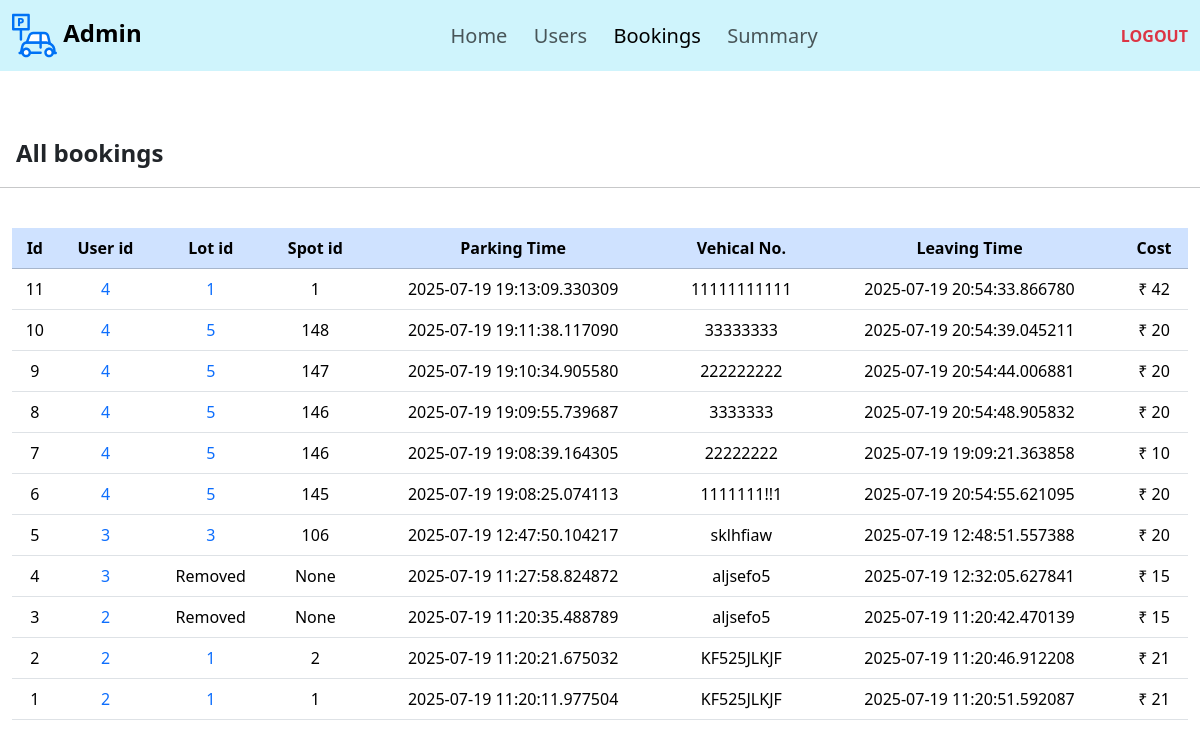
The app's page /bookings (signed in), older data.
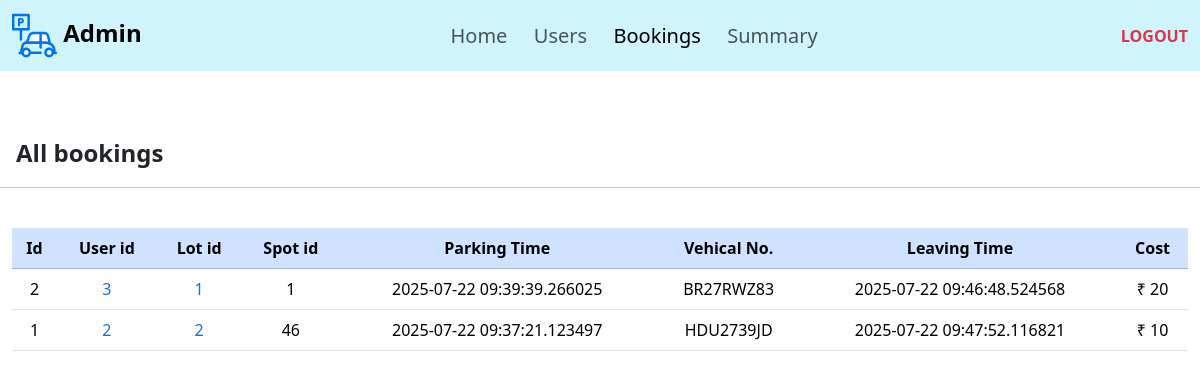
The same page, newer data.
### application/models.py (models this page shows)
class Booking(db.Model):
    id = db.Column(db.Integer(), primary_key=True, autoincrement=True)
    user_id = db.Column(db.Integer(), db.ForeignKey('user.id'), nullable=False)
    lot_id = db.Column(db.Integer(), db.ForeignKey('parking_lot.id'), nullable=True)
    spot_id = db.Column(db.Integer(), db.ForeignKey('parking_spot.id'), nullable=True)
    parking = db.Column(db.DateTime(), nullable=False)
    leaving = db.Column(db.DateTime(), nullable=True)
    vehicle_no = db.Column(db.String(), nullable=False)
    cost = db.Column(db.Integer(), nullable= True)
    price = db.Column(db.Integer(),nullable=False)

### application/controllers.py (the view)
@app.route('/bookings', methods=["GET","POST"])
def bookings():
    if 'user' not in session:
        return redirect(url_for('login'))
    u=User.query.get(session['user'])
    if u.is_admin==True:
        b=reversed(Booking.query.order_by(Booking.parking).all())
        return render_template('bookings.html', bookings=b)
    return redirect(url_for('user'))

### templates/bookings.html (shortened to what this page needs)
{% extends 'template.jinja' %}
{% block body %}
    <nav class="navbar navbar-expand-lg bg-info-subtle">
    <div class="container-fluid">
        <a class="navbar-brand fs-4" href="/"><img src="/static/parking.svg" width="45" height="45"
                alt="ParkHere"><strong>&nbsp;Admin</strong></a>
        <div class="collapse navbar-collapse " id="navbarText">
            <ul class="navbar-nav m-auto mb-2 mb-lg-0">
                <li class="nav-item">
                    <a class="nav-link fs-5" aria-current="page" href="/admin">Home&nbsp;&nbsp;</a>
                </li>
                <li class="nav-item">
                    <a class="nav-link fs-5 " aria-current="page" href="/users">Users&nbsp;&nbsp;</a>
                </li>
                <li class="nav-item">
                    <a class="nav-link fs-5 active" aria-current="page" href="/bookings">Bookings&nbsp;&nbsp;</a>
                </li>
                <li class="nav-item">
                    <a class="nav-link fs-5" aria-current="page" href="/summary">Summary&nbsp;&nbsp;</a>
                </li>
            </ul>
            <span class="navbar-text">
                <a class="link-danger link-underline-opacity-0" href="/logout"><b>LOGOUT</b></a>
            </span>
        </div>
    </div>
</nav>
<br><br>
<div class="container-fluid">
    <div class="row fs-4 mb-4">
        <div class="col p-3"><b>All bookings</b></div>
        <hr>
    </div>
</div>
<div class="container-fluid text-center">
    <table class="table">
        <thead class="table-primary">
            <th>Id</th>
            <th>User id</th>
            <th>Lot id</th>
            <th>Spot id</th>
            <th>Parking Time</th>
            <th>Vehical No.</th>
            <th>Leaving Time</th>
            <th>Cost</th>
        </thead>
        <tbody>
            {% for b in bookings %}
            <tr>
                <td>{{b.id}}</td>
                <td><a class="link-primary link-underline-opacity-0" href="/users/{{b.user_id}}">{{b.user_id}}</a></td>
                {%if b.lot_id%}
                <td><a class="link-primary link-underline-opacity-0" href="/editlot/{{b.lot_id}}">{{b.lot_id}}</a></td>
                {%else%}
                <td>Removed</td>
                {%endif%}
                <td>{{b.spot_id}}</td>
                <td>{{b.parking}}</td>
                <td>{{b.vehicle_no}}</td>
                <td>{{b.leaving}}</td>
                <td>₹ {{b.cost}}</td>
            </tr>
            {% endfor %}
        </tbody>
    </table>
</div>
{% endblock %}

### templates/template.jinja (shortened to what this page needs)
<!DOCTYPE html>
<html lang="en">
<head>
    <link href="https://cdn.jsdelivr.net/npm/bootstrap@5.3.7/dist/css/bootstrap.min.css" rel="stylesheet"
>
</head>
<body>
    {% block body %}{% endblock %}
</body>
</html>

Row changes from the older to the newer data that the page shows:
removed Booking: id "11", user_id "4", lot_id "1", spot_id "1", parking "2025-07-19 19:13:09.330309", vehicle_no "11111111111", leaving "2025-07-19 20:54:33.866780", cost "42"
removed Booking: id "10", user_id "4", lot_id "5", spot_id "148", parking "2025-07-19 19:11:38.117090", vehicle_no "33333333", leaving "2025-07-19 20:54:39.045211", cost "20"
removed Booking: id "9", user_id "4", lot_id "5", spot_id "147", parking "2025-07-19 19:10:34.905580", vehicle_no "222222222", leaving "2025-07-19 20:54:44.006881", cost "20"
removed Booking: id "8", user_id "4", lot_id "5", spot_id "146", parking "2025-07-19 19:09:55.739687", vehicle_no "3333333", leaving "2025-07-19 20:54:48.905832", cost "20"
removed Booking: id "7", user_id "4", lot_id "5", spot_id "146", parking "2025-07-19 19:08:39.164305", vehicle_no "22222222", leaving "2025-07-19 19:09:21.363858", cost "10"
removed Booking: id "6", user_id "4", lot_id "5", spot_id "145", parking "2025-07-19 19:08:25.074113", vehicle_no "1111111!!1", leaving "2025-07-19 20:54:55.621095", cost "20"
removed Booking: id "5", user_id "3", lot_id "3", spot_id "106", parking "2025-07-19 12:47:50.104217", vehicle_no "sklhfiaw", leaving "2025-07-19 12:48:51.557388", cost "20"
removed Booking: id "4", user_id "3", shows "Removed", spot_id "None", parking "2025-07-19 11:27:58.824872", vehicle_no "aljsefo5", leaving "2025-07-19 12:32:05.627841", cost "15"
removed Booking: id "3", user_id "2", shows "Removed", spot_id "None", parking "2025-07-19 11:20:35.488789", vehicle_no "aljsefo5", leaving "2025-07-19 11:20:42.470139", cost "15"
changed Booking id 2: user_id "2" → "3"; spot_id "2" → "1"; parking "2025-07-19 11:20:21.675032" → "2025-07-22 09:39:39.266025"; vehicle_no "KF525JLKJF" → "BR27RWZ83"; leaving "2025-07-19 11:20:46.912208" → "2025-07-22 09:46:48.524568"; cost "21" → "20"
changed Booking id 1: lot_id "1" → "2"; spot_id "1" → "46"; parking "2025-07-19 11:20:11.977504" → "2025-07-22 09:37:21.123497"; vehicle_no "KF525JLKJF" → "HDU2739JD"; leaving "2025-07-19 11:20:51.592087" → "2025-07-22 09:47:52.116821"; cost "21" → "10"
